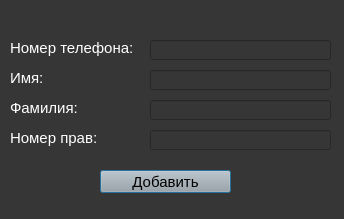
<?xml version="1.0" encoding="UTF-8"?>
<ui version="4.0">
 <class>AddUserForm</class>
 <widget class="QDialog" name="AddUserForm">
  <property name="geometry">
   <rect>
    <x>0</x>
    <y>0</y>
    <width>344</width>
    <height>219</height>
   </rect>
  </property>
  <property name="windowTitle">
   <string>Создание пользователя</string>
  </property>
  <property name="styleSheet">
   <string notr="true">background-color: rgb(54, 54, 54)</string>
  </property>
  <widget class="QPushButton" name="add_button">
   <property name="geometry">
    <rect>
     <x>100</x>
     <y>170</y>
     <width>131</width>
     <height>23</height>
    </rect>
   </property>
   <property name="font">
    <font>
     <pointsize>11</pointsize>
    </font>
   </property>
   <property name="styleSheet">
    <string notr="true">background-color:rgb(167, 168, 167); font-size:11pt;</string>
   </property>
   <property name="text">
    <string>Добавить</string>
   </property>
  </widget>
  <widget class="QLabel" name="label">
   <property name="geometry">
    <rect>
     <x>10</x>
     <y>40</y>
     <width>151</width>
     <height>16</height>
    </rect>
   </property>
   <property name="font">
    <font>
     <pointsize>11</pointsize>
     <underline>false</underline>
    </font>
   </property>
   <property name="styleSheet">
    <string notr="true">color:rgb(255, 255, 255)</string>
   </property>
   <property name="text">
    <string>Номер телефона:</string>
   </property>
  </widget>
  <widget class="QLabel" name="label_2">
   <property name="geometry">
    <rect>
     <x>10</x>
     <y>70</y>
     <width>91</width>
     <height>16</height>
    </rect>
   </property>
   <property name="font">
    <font>
     <pointsize>11</pointsize>
    </font>
   </property>
   <property name="styleSheet">
    <string notr="true">color:rgb(255, 255, 255)</string>
   </property>
   <property name="text">
    <string>Имя:</string>
   </property>
  </widget>
  <widget class="QLabel" name="label_3">
   <property name="geometry">
    <rect>
     <x>10</x>
     <y>100</y>
     <width>121</width>
     <height>16</height>
    </rect>
   </property>
   <property name="font">
    <font>
     <pointsize>11</pointsize>
    </font>
   </property>
   <property name="styleSheet">
    <string notr="true">color:rgb(255, 255, 255)</string>
   </property>
   <property name="text">
    <string>Фамилия:</string>
   </property>
  </widget>
  <widget class="QLabel" name="label_4">
   <property name="geometry">
    <rect>
     <x>10</x>
     <y>130</y>
     <width>101</width>
     <height>16</height>
    </rect>
   </property>
   <property name="font">
    <font>
     <pointsize>11</pointsize>
    </font>
   </property>
   <property name="styleSheet">
    <string notr="true">color:rgb(255, 255, 255)</string>
   </property>
   <property name="text">
    <string>Номер прав:</string>
   </property>
  </widget>
  <widget class="QLineEdit" name="number">
   <property name="geometry">
    <rect>
     <x>150</x>
     <y>40</y>
     <width>181</width>
     <height>20</height>
    </rect>
   </property>
   <property name="styleSheet">
    <string notr="true">color:rgb(243, 243, 243)</string>
   </property>
  </widget>
  <widget class="QLineEdit" name="name">
   <property name="geometry">
    <rect>
     <x>150</x>
     <y>70</y>
     <width>181</width>
     <height>20</height>
    </rect>
   </property>
   <property name="styleSheet">
    <string notr="true">color:rgb(243, 243, 243)</string>
   </property>
  </widget>
  <widget class="QLineEdit" name="lastname">
   <property name="geometry">
    <rect>
     <x>150</x>
     <y>100</y>
     <width>181</width>
     <height>20</height>
    </rect>
   </property>
   <property name="styleSheet">
    <string notr="true">color:rgb(243, 243, 243)</string>
   </property>
  </widget>
  <widget class="QLineEdit" name="drive_licen">
   <property name="geometry">
    <rect>
     <x>150</x>
     <y>130</y>
     <width>181</width>
     <height>20</height>
    </rect>
   </property>
   <property name="styleSheet">
    <string notr="true">color:rgb(243, 243, 243)</string>
   </property>
  </widget>
 </widget>
 <resources/>
 <connections/>
</ui>
